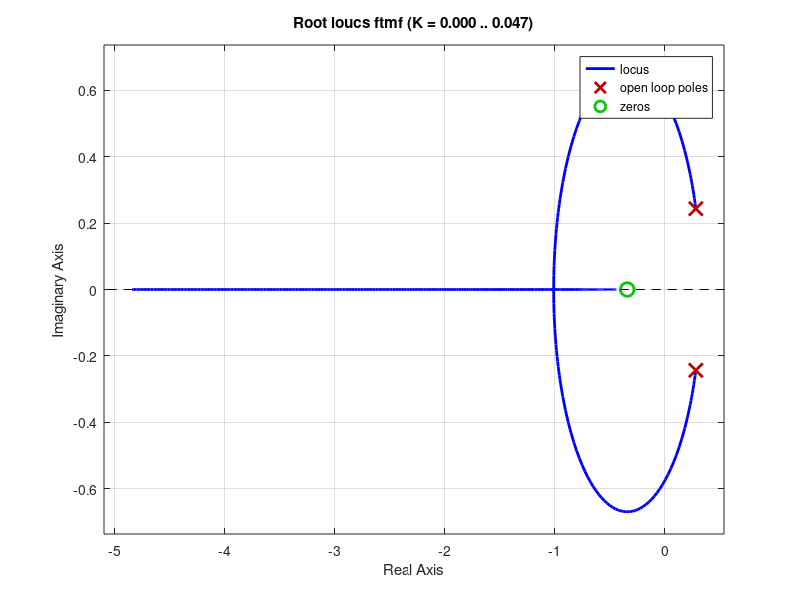
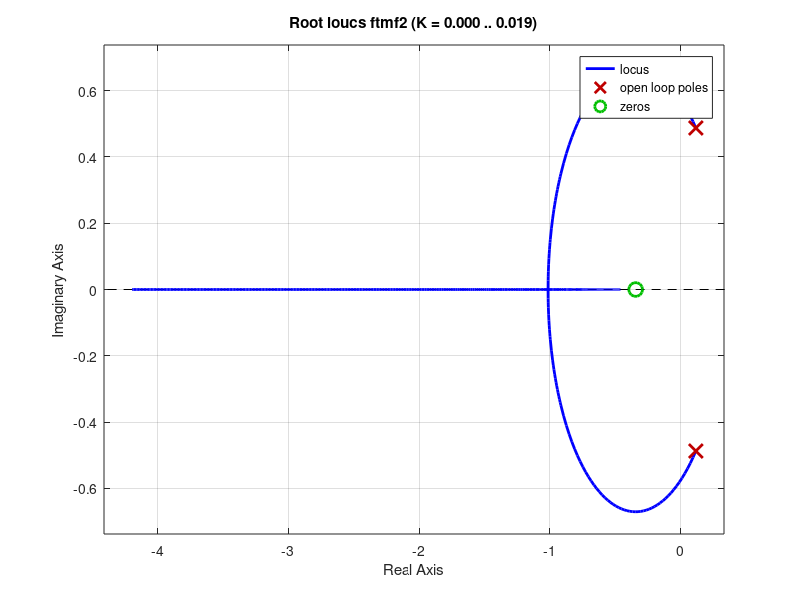

The MATLAB source for these figures, in order:
clear; close all; clc
z=tf('z',0.8);

Kp = 60;
ftmf = Kp*2.07*(z+0.343)/(Kp*0.005*(z+0.349)+(z-0.82)*(z-0.04));
ftmf = zpk(ftmf);
rlocus(ftmf);
figure;

Kp = 125.04;
ftmf2 = Kp*2.07*(z+0.343)/(Kp*0.005*(z+0.349)+(z-0.82)*(z-0.04));
rlocus(ftmf2);
